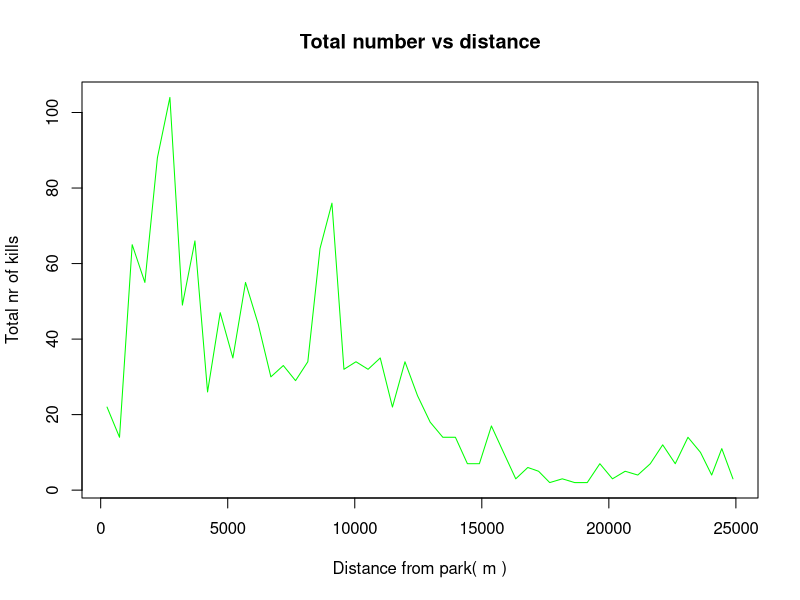
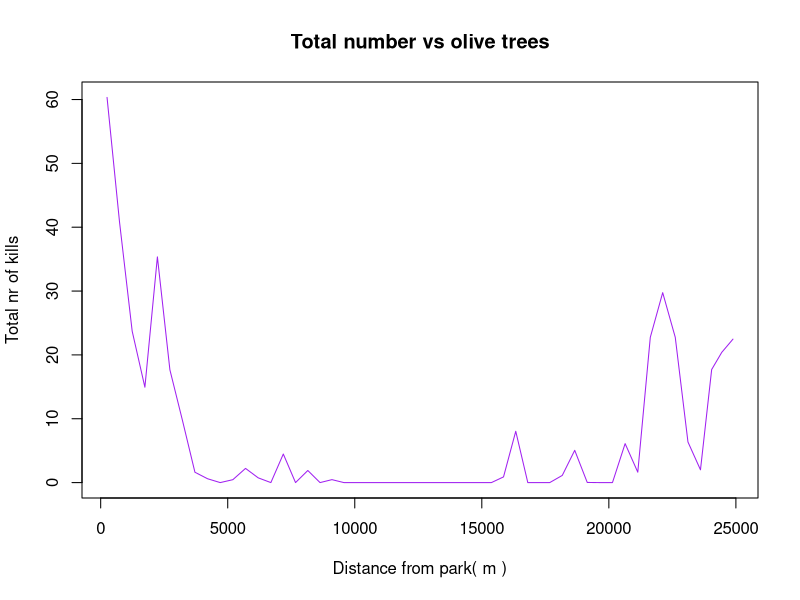

These charts were generated, in order, by the following R code:
setwd("E:/Univ/Info3/Modelare si simulare/")
install.packages("readxl")
library("readxl")
kills=read_excel("Amphibian_road_Kills.xls")
print(kills)

plot(kills$D.PARK,kills$TOT.N,
     main="Total number vs distance",
     ylab="Total nr of kills",
     xlab="Distance from park( m )",
     type="l",
     col="green")


plot(kills$D.PARK,kills$OLIVE,
     main="Total number vs olive trees",
     ylab="Total nr of kills",
     xlab="Distance from park( m )",
     type="l",
     col="purple")
